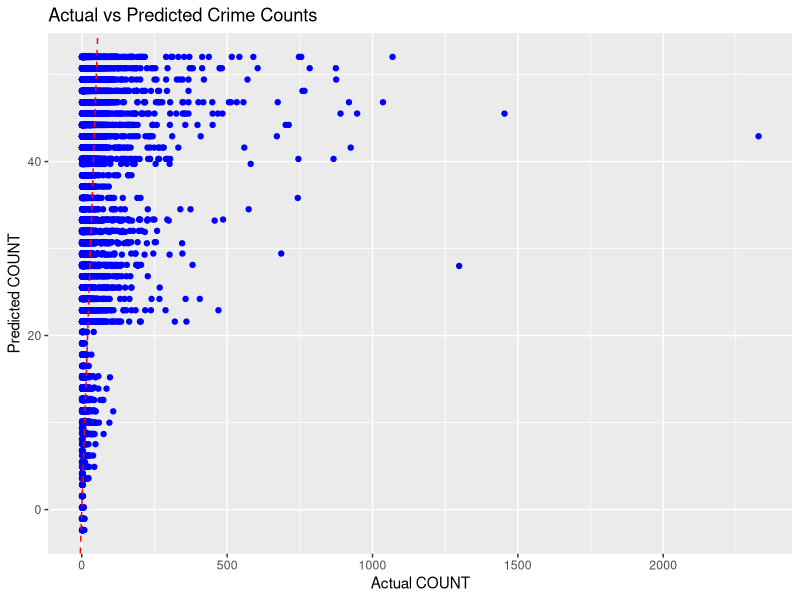

Write R code to recreate this figure. (Note: this script raises an error after producing the figure.)
#### Preamble ####
# Purpose: Model cleaned data of crimes in toronto
# Author: Yiyi Yao
# Email: ee.yao@mail.utoronto.ca
# Date: 21 September 2024
# License: MIT
# Prerequisites: 02-clean_data.R


#### Workspace setup ####
# Load necessary libraries
library(dplyr)
library(ggplot2)
library(caret)  # For model building
library(readr)

# Load the cleaned dataset
crime_data <- read_csv("data/analysis_data/toronto_crimes_grouped.csv")

# Check column names
colnames(crime_data)

# Rename the column if needed (assuming the column is COUNT_)
# This step is optional, depending on the actual name of the column
colnames(crime_data)[which(colnames(crime_data) == "COUNT_")] <- "COUNT"

# Convert categorical variables to factors
crime_data$CATEGORY <- as.factor(crime_data$CATEGORY)
crime_data$SUBTYPE <- as.factor(crime_data$SUBTYPE)

# 1. Split data into training and testing sets
set.seed(123)  # For reproducibility
train_index <- createDataPartition(crime_data$COUNT, p = 0.8, list = FALSE)
train_data <- crime_data[train_index, ]
test_data <- crime_data[-train_index, ]

# 2. Build a linear regression model to predict COUNT based on REPORT_YEAR and CATEGORY
linear_model <- lm(COUNT ~ REPORT_YEAR + CATEGORY, data = train_data)

# 3. Summary of the model to check its performance
summary(linear_model)

# 4. Predict on the test data
predictions <- predict(linear_model, newdata = test_data)

# 5. Evaluate the model's performance using RMSE (Root Mean Squared Error)
rmse_value <- sqrt(mean((test_data$COUNT - predictions)^2))
print(paste("RMSE of the model:", rmse_value))

# 6. Visualize actual vs predicted values
ggplot() +
  geom_point(aes(x = test_data$COUNT, y = predictions), color = "blue") +
  geom_abline(intercept = 0, slope = 1, color = "red", linetype = "dashed") +
  labs(x = "Actual COUNT", y = "Predicted COUNT", title = "Actual vs Predicted Crime Counts")


#### Save model ####
saveRDS(linear_model, "model/crime_count_model.rds")
